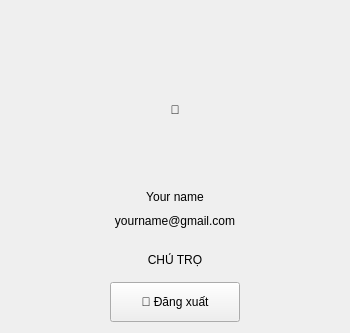
           <widget class="QFrame" name="ProfileCard">
            <property name="sizePolicy">
             <sizepolicy hsizetype="Fixed" vsizetype="Expanding">
              <horstretch>0</horstretch>
              <verstretch>0</verstretch>
             </sizepolicy>
            </property>
            <property name="minimumSize">
             <size>
              <width>350</width>
              <height>0</height>
             </size>
            </property>
            <property name="maximumSize">
             <size>
              <width>350</width>
              <height>16777215</height>
             </size>
            </property>
            <layout class="QVBoxLayout">
             <property name="spacing">
              <number>10</number>
             </property>
             <property name="alignment">
              <set>Qt::AlignTop | Qt::AlignHCenter</set>
             </property>
             <property name="topMargin">
              <number>50</number>
             </property>
             <item>
              <layout class="QHBoxLayout">
               <item>
                <spacer />
               </item>
               <item>
                <widget class="QLabel" name="AvatarPlaceholder">
                 <property name="minimumSize">
                  <size>
                   <width>120</width>
                   <height>120</height>
                  </size>
                 </property>
                 <property name="maximumSize">
                  <size>
                   <width>120</width>
                   <height>120</height>
                  </size>
                 </property>
                 <property name="text">
                  <string>👤</string>
                 </property>
                 <property name="alignment">
                  <set>Qt::AlignCenter</set>
                 </property>
                </widget>
               </item>
               <item>
                <spacer />
               </item>
              </layout>
             </item>
             <item>
              <spacer>
               <property name="orientation">
                <enum>Qt::Vertical</enum>
               </property>
               <property name="sizeHint">
                <size>
                 <width>10</width>
                 <height>10</height>
                </size>
               </property>
              </spacer>
             </item>
             <item>
              <widget class="QLabel" name="UserName">
               <property name="text">
                <string>Your name</string>
               </property>
               <property name="alignment">
                <set>Qt::AlignCenter</set>
               </property>
              </widget>
             </item>
             <item>
              <widget class="QLabel" name="UserEmail">
               <property name="text">
                <string>yourname@gmail.com</string>
               </property>
               <property name="alignment">
                <set>Qt::AlignCenter</set>
               </property>
              </widget>
             </item>
             <item>
              <spacer>
               <property name="orientation">
                <enum>Qt::Vertical</enum>
               </property>
               <property name="sizeHint">
                <size>
                 <width>15</width>
                 <height>15</height>
                </size>
               </property>
              </spacer>
             </item>
             <item>
              <layout class="QHBoxLayout">
               <item>
                <spacer />
               </item>
               <item>
                <widget class="QLabel" name="PillRole">
                 <property name="text">
                  <string>CHỦ TRỌ</string>
                 </property>
                 <property name="alignment">
                  <set>Qt::AlignCenter</set>
                 </property>
                </widget>
               </item>
               <item>
                <spacer />
               </item>
              </layout>
             </item>
             <item>
              <spacer>
               <property name="orientation">
                <enum>Qt::Vertical</enum>
               </property>
               <property name="sizeHint">
                <size>
                 <width>5</width>
                 <height>5</height>
                </size>
               </property>
              </spacer>
             </item>
             <item>
              <layout class="QHBoxLayout">
               <item>
                <spacer />
               </item>
               <item>
                <widget class="QPushButton" name="BtnLogout">
                 <property name="text">
                  <string>🚪 Đăng xuất</string>
                 </property>
                 <property name="minimumSize">
                  <size>
                   <width>130</width>
                   <height>40</height>
                  </size>
                 </property>
                </widget>
               </item>
               <item>
                <spacer />
               </item>
              </layout>
             </item>
            </layout>
           </widget>
